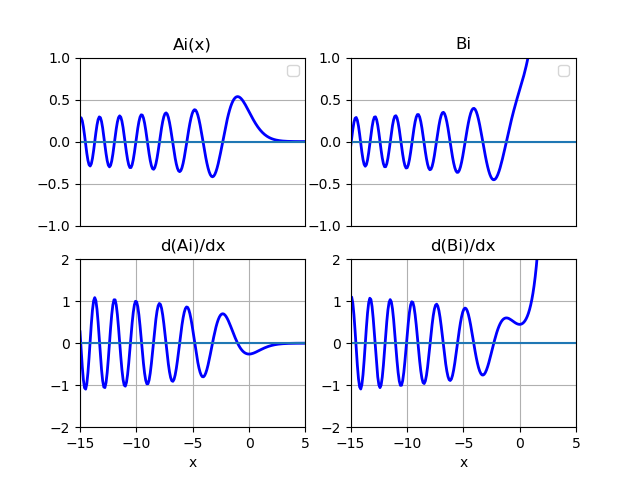

Source code (Python):
#-------------------------------------
#   CH_14_3_7_EX_1_Airy_Functions.py   
#-------------------------------------
import numpy as np
import matplotlib.pyplot as plt
from scipy import special as spec
#
x = np.linspace(-15., 5., 200)
#----- 計算 Airy 函數
Ai, Aid, Bi, Bid = spec.airy(x)
#----- 繪圖
fig1 = plt.figure(1)
#
ax1 = plt.subplot(2,2,1)
plt.plot(x, Ai, 'b-', lw = 2)
plt.title('Ai(x)')
plt.plot([-15, 5], [0., 0.])
plt.axis([-15, 5, -1, 1])
plt.legend(loc ='best')
plt.grid()
ax1.get_xaxis().set_visible(False)
#
ax2 = plt.subplot(2,2,2)
plt.plot(x, Bi, 'b-', lw = 2)
plt.title('Bi')
plt.plot([-15, 5], [0., 0.])
plt.axis([-15, 5, -1, 1])
plt.legend(loc ='best')
plt.grid()
ax2.get_xaxis().set_visible(False)
#
plt.subplot(2,2,3)
plt.plot(x, Aid, 'b-', lw = 2)
plt.xlabel('x')
plt.plot([-15, 5], [0., 0.])
plt.title('d(Ai)/dx')
plt.grid()
plt.axis([-15, 5, -2, 2])
#
plt.subplot(2,2,4)
plt.plot(x, Bid, 'b-', lw = 2)
plt.xlabel('x')
plt.plot([-15, 5], [0., 0.])
plt.title('d(Bi)/dx')
plt.grid()
plt.axis([-15, 5, -2, 2])
#
plt.savefig('CH_14_3_7_EX_1_Airy_Functions.png')
plt.show()



















































	


